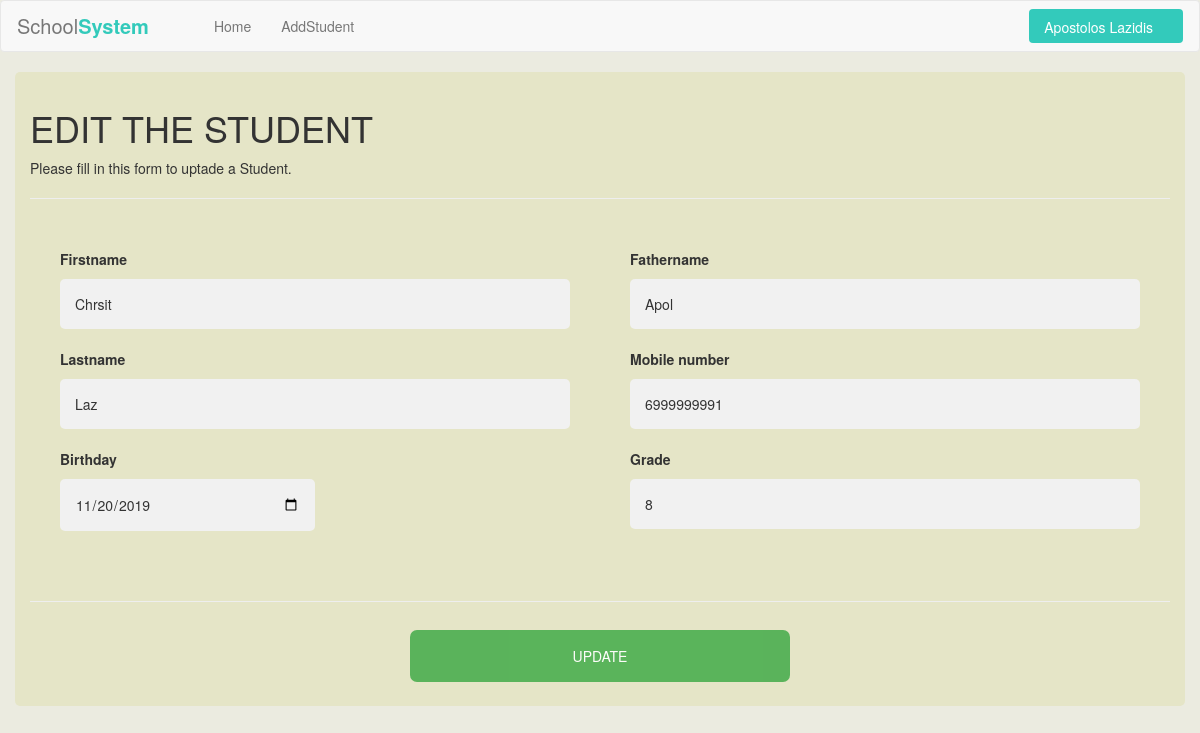
Page /login2/EditStudent.php?editId=2 (signed in) on the committed database.
### tables this page shows
CREATE TABLE `Teacher` (
  `ID` int(11) NOT NULL,
  `USERNAME` varchar(255) NOT NULL,
  `FIRSTNAME` varchar(255) NOT NULL,
  `LASTNAME` varchar(255) NOT NULL,
  `EMAIL` varchar(255) NOT NULL,
  `ADRESS` text NOT NULL,
  `PASSWORD` varchar(255) NOT NULL,
  `MOBILE_NUMBER` varchar(11) NOT NULL
);

CREATE TABLE `Students` (
  `ID` int(11) NOT NULL,
  `FIRSTNAME` varchar(255) NOT NULL,
  `LASTNAME` varchar(255) NOT NULL,
  `FATHERNAME` varchar(255) NOT NULL,
  `BIRTHDAY_DATE` date NOT NULL,
  `GRADE` float NOT NULL,
  `MOBILE_NUMBER` varchar(11) NOT NULL
);

### login2/EditStudent.php (the view, shortened to what this page needs)
<?php
$profil=$_SESSION['user'];
if($profil != true)
{
    header("Location: index.php");
}
else
{
require_once('config.php');
	$firstname = $lastname = $fathername = $id = $mobile_phone = $birthday = $grade  = '';
	$firstname_err = $lastname_err = $fathername_err =  $birthday_err = $grade_err = $mobile_phone_err = '';
if(isset($_REQUEST['editId'])){
	$key = $_GET['editId'];
	$sql = "SELECT * FROM Students WHERE ID='$key'";
	$result = mysqli_query($link, $sql) or die(mysqli_error($link));
	$row = mysqli_fetch_assoc($result);
	$firstname = $row['FIRSTNAME'];
	$lastname =$row['LASTNAME'];
	$fathername =$row['FATHERNAME'];
	$birthday =$row['BIRTHDAY_DATE'];
	$grade =$row['GRADE'];
	$mobile_phone=$row['MOBILE_NUMBER'];
}
}
?>
<?php
include('header.php');
?>
<!DOCTYPE html>
<html>
<head>
<link rel="stylesheet" href="css/addStud.css" type="text/css">
  <link rel="stylesheet" href="https://maxcdn.bootstrapcdn.com/bootstrap/3.3.7/css/bootstrap.min.css">
</head>
<body style="background-color:#ebebe0;">
<form method="post">
  <div class="container" style="background-color: #e5e5c7;">
    <h1>EDIT THE STUDENT</h1>
    <p>Please fill in this form to uptade a Student.</p>
    <hr>
	<div class="cont1" >
	<div class="fs">
		<div class="<?php echo (!empty($firstname_err)) ? 'has-error' : ''; ?>">
			<label for="firstname"><b>Firstname</b></label>
			<br>
			<input type="text" value="<?php echo $firstname; ?>" name="firstname" placeholder="Enter Firstname">
		</div>
		<div class="<?php echo (!empty($lastname_err)) ? 'has-error' : ''; ?>">
			<label for="lastname"><b>Lastname</b></label>
			<br>
			<input placeholder="Enter Lastname" type="text" value="<?php echo $lastname; ?>" name="lastname" >
		</div>
		<div class="<?php echo (!empty($birthday_err)) ? 'has-error' : ''; ?>">
			<label for="birthday"><b>Birthday</b></label>
			<br>
			<input placeholder="Enter Birthday Date" type="date" value="<?php echo $birthday; ?>" name="birth" >
		</div>
	</div>
	<div class="fs">
		<div class="<?php echo (!empty($fathername_err)) ? 'has-error' : ''; ?>">
			<label for="fathername"><b>Fathername</b></label>
			<br>
			<input placeholder="Enter Fathername" type="text" value="<?php echo $fathername; ?>" name="fathername" >
		</div>
		<div class="<?php echo (!empty($mobile_phone_err)) ? 'has-error' : ''; ?>">
			<label for="mobile_numb"><b>Mobile number</b></label>
			<br>
			<input placeholder="Enter Mobile Number" type="text" value="<?php echo $mobile_phone; ?>" name="mobl" >
		</div>
		<div class="<?php echo (!empty($grade_err)) ? 'has-error' : ''; ?>">
			<label for="grade"><b>Grade</b></label>
			<br>
			<input placeholder="Enter Grade" type="text" value="<?php echo $grade; ?>" name="grade" >
		</div>
	</div>
	</div>
	<div align="center" class="fs2">
		<hr>
		<button type="submit" name="btn-reg" class="registerbtn" style="align:center;">UPDATE</button>
	</div>
  </div>
</form>
</body>
</html>

### login2/header.php (shortened to what this page needs)
<?php
$profil=$_SESSION['user'];
if($profil != true)
{
    header("Location: index.php");
}
else
{
$sqle = "SELECT * FROM Teacher WHERE USERNAME = '$profil' OR EMAIL= '$profil' ";
  $resulte = mysqli_query($link, $sqle) or die(mysqli_error($link));
  $rowe = mysqli_fetch_assoc($resulte);
  $firstn = $rowe['FIRSTNAME'];
  $lastnam = $rowe['LASTNAME'];
}
?>
<!DOCTYPE html>
<html lang="en">
<head>
<link rel="stylesheet"  href="header.css">
<link rel="stylesheet" href="https://maxcdn.bootstrapcdn.com/font-awesome/4.7.0/css/font-awesome.min.css">
<link rel="stylesheet" href="https://maxcdn.bootstrapcdn.com/bootstrap/3.3.7/css/bootstrap.min.css">
</head>
<body>
<nav class="navbar navbar-default navbar-expand-lg navbar-light">
  <div class="navbar-header d-flex col">
    <a class="navbar-brand" href="teacher.php">School<b>System</b></a>
  </div>
  <div id="navbarCollapse" class="collapse navbar-collapse justify-content-start">
    <ul class="nav navbar-nav">
      <li class="nav-item"><a href="teacher.php" class="nav-link">Home</a></li>
      <li class="nav-item"><a href="AddStudent.php" class="nav-link">AddStudent</a></li>
    </ul>
    <ul class="nav navbar-nav navbar-right ml-auto">
      <li class="nav-item">
        <a href="#" data-toggle="dropdown" class="btn btn-primary dropdown-toggle get-started-btn mt-1 mb-1"><?php echo $firstn ." ". $lastnam; ?></a>
      </li>
    </ul>
  </div>
</nav>
</body>
</html>

### login2/header.css (style rules this page uses)
.navbar-header.col { padding: 0 !important; }
.navbar { background: #fff; padding-left: 16px; padding-right: 16px; border-bottom: 1px solid #dfe3e8; border-radius: 0; }
.navbar .navbar-brand, .navbar .navbar-brand:hover, .navbar .navbar-brand:focus { padding-left: 0; font-size: 20px; padding-right: 50px; }
.navbar .navbar-brand b { font-weight: bold; color: #33cabb; }
.navbar .nav li { position: relative; }
.navbar .nav li a { color: #888; }
.navbar .nav .btn-primary, .navbar .nav .btn-primary:active { color: #fff; background: #33cabb; padding-top: 8px; padding-bottom: 6px; vertical-align: middle; border: none; }
.navbar .navbar-right li:first-child a { padding-right: 30px; }
.navbar .nav .get-started-btn { min-width: 120px; margin-top: 8px; margin-bottom: 8px; }
.navbar .navbar-right .dropdown-toggle::after { display: none; }

### login2/css/addStud.css (style rules this page uses)
body { font-family: Arial, Helvetica, sans-serif; }
* { box-sizing: border-box; }
.container { margin-top:10px; padding: 16px; background-color: #33cabb; border-radius:5px; }
.fs { float:left; padding: 30px; width:50%; }
.fs2 { width:100%; float:left; }
input[type=text], input[type=date] { width: 100%; padding: 15px; margin: 5px 0px 22px 0; display: inline-block; border: none; background: #f1f1f1; border-radius:5px; }
input[type=date] { width: 50%; padding: 15px; margin: 5px 0px 22px 0; display: inline-block; border: none; background: #f1f1f1; border-radius:5px; }
hr { border: 1px solid #f1f1f1; margin-bottom: 25px; }
.registerbtn { background-color: #4CAF50; color: white; padding: 16px 20px; margin: 8px 0; border: none; cursor: pointer; width: 33.3%; opacity: 0.9; border-radius:7px; }
a { color: dodgerblue; }

### rows in the picture
teacher: FIRSTNAME "Apostolos", LASTNAME "Lazidis"
students: firstname "Chrsit", lastname "Laz", birth "11/20/2019", fathername "Apol", mobl "6999999991", grade "8"
